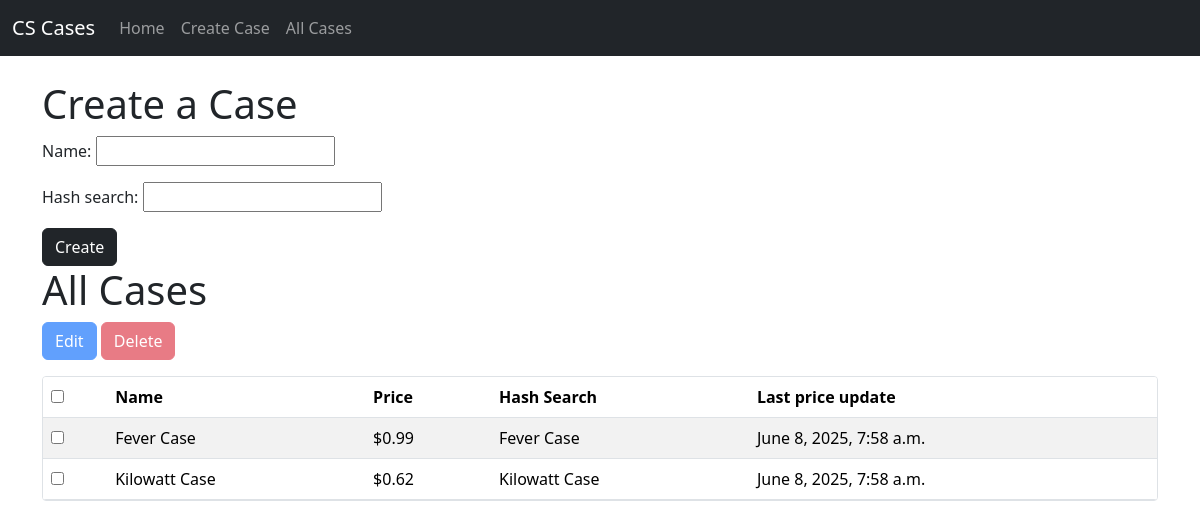
The page /cases/ on the database its author committed.
### base/models.py (models this page shows, shortened)
class CurrentCase(models.Model):
    name = models.CharField(max_length=255, unique=True)
    price = models.DecimalField(max_digits=10, decimal_places=2, null=True, blank=True)
    hash_search = models.CharField(max_length=255, unique=True)
    last_price_update = models.DateTimeField(null=True, blank=True)

### cases/views.py (the view)
class CaseListView(ListView):
    model = CurrentCase
    template_name = 'cases.html'
    context_object_name = 'cases'
    def get_queryset(self):
        update_all_case_prices_if_needed()
        return CurrentCase.objects.all().order_by('name')
    def get_context_data(self, **kwargs):
        context = super().get_context_data(**kwargs)
        context['form'] = CurrentCaseForm()
        return context

### cases/forms.py
class CurrentCaseForm(forms.Form):
    name = forms.CharField(max_length=255)
    hash_search = forms.CharField(max_length=255)

### cases/views.py (called while the page is built)
def update_all_case_prices_if_needed():
    today = date.today()
    cases = CurrentCase.objects.all()
    needs_update = cases.filter(last_price_update__date__lt=today).exists()
    if needs_update:
        for case in cases:
            new_price = fetch_steam_price(case.name)
            if new_price:
                case.price = new_price
                case.save()

### cases/templates/cases.html (shortened to what this page needs)
{% extends "base.html" %}
{% block content %}
<h1>Create a Case</h1>
<form method="post" action="{% url 'create_case' %}">
    {{ form.as_p }}
    <button type="submit" class="btn btn-dark">Create</button>
</form>
<h1>All Cases</h1>
<form id="cases-form" method="post" action="{% url 'delete_cases' %}">
    <div class="mb-3">
        <button type="button" id="edit-btn" class="btn btn-primary" disabled>Edit</button>
        <button type="submit" id="delete-btn" class="btn btn-danger" disabled>Delete</button>
    </div>
    <div style="max-height: 400px; overflow-y: auto; border: 1px solid #dee2e6; border-radius: 0.25rem;">
        <table class="table table-striped mb-0">
            <thead>
                <tr>
                    <th>
                        <input type="checkbox" id="select-all">
                    </th>
                    <th>Name</th>
                    <th>Price</th>
                    <th>Hash Search</th>
                    <th>Last price update</th>
                </tr>
            </thead>
            <tbody>
                {% for case in cases %}
                    <tr>
                        <td>
                           <input type="checkbox" name="selected_cases" value="{{ case.id }}" data-edit-url="{% url 'edit_case_inline' case.id %}">
                        </td>
                        <td>{{ case.name }}</td>
                        <td>${{ case.price }}</td>
                        <td>{{ case.hash_search }}</td>
                        <td> {{ case.last_price_update }}</td>
                    </tr>
                {% empty %}
                    <tr>
                        <td colspan="4">No cases found.</td>
                    </tr>
                {% endfor %}
            </tbody>
        </table>
    </div>
</form>
{% endblock %}

### rows shown on the page
CurrentCase: name "Fever Case", price "0.99", hash_search "Fever Case", last_price_update "June 8, 2025, 7:58 a.m."
CurrentCase: name "Kilowatt Case", price "0.62", hash_search "Kilowatt Case", last_price_update "June 8, 2025, 7:58 a.m."
